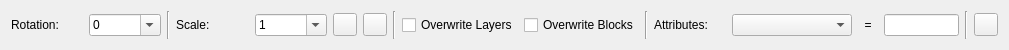
<?xml version="1.0" encoding="UTF-8"?>
<ui version="4.0">
 <class>InsertBlockItem</class>
 <widget class="QWidget" name="InsertBlockItem">
  <property name="geometry">
   <rect>
    <x>0</x>
    <y>0</y>
    <width>1009</width>
    <height>50</height>
   </rect>
  </property>
  <layout class="QHBoxLayout" name="horizontalLayout">
   <item>
    <widget class="QLabel" name="label_2">
     <property name="text">
      <string>Rotation:</string>
     </property>
     <property name="buddy">
      <cstring>Rotation</cstring>
     </property>
    </widget>
   </item>
   <item>
    <widget class="RMathComboBox" name="Rotation">
     <property name="minimumSize">
      <size>
       <width>50</width>
       <height>0</height>
      </size>
     </property>
     <property name="maximumSize">
      <size>
       <width>75</width>
       <height>16777215</height>
      </size>
     </property>
     <property name="toolTip">
      <string>Rotate pasted entities&lt;br&gt;by this angle</string>
     </property>
     <property name="editable">
      <bool>true</bool>
     </property>
     <property name="angle" stdset="0">
      <bool>true</bool>
     </property>
     <item>
      <property name="text">
       <string notr="true">0</string>
      </property>
     </item>
     <item>
      <property name="text">
       <string notr="true">15</string>
      </property>
     </item>
     <item>
      <property name="text">
       <string notr="true">30</string>
      </property>
     </item>
     <item>
      <property name="text">
       <string notr="true">45</string>
      </property>
     </item>
     <item>
      <property name="text">
       <string notr="true">60</string>
      </property>
     </item>
     <item>
      <property name="text">
       <string notr="true">90</string>
      </property>
     </item>
     <item>
      <property name="text">
       <string notr="true">120</string>
      </property>
     </item>
     <item>
      <property name="text">
       <string notr="true">135</string>
      </property>
     </item>
     <item>
      <property name="text">
       <string notr="true">150</string>
      </property>
     </item>
     <item>
      <property name="text">
       <string notr="true">180</string>
      </property>
     </item>
     <item>
      <property name="text">
       <string notr="true">210</string>
      </property>
     </item>
     <item>
      <property name="text">
       <string notr="true">225</string>
      </property>
     </item>
     <item>
      <property name="text">
       <string notr="true">240</string>
      </property>
     </item>
     <item>
      <property name="text">
       <string notr="true">270</string>
      </property>
     </item>
     <item>
      <property name="text">
       <string notr="true">300</string>
      </property>
     </item>
     <item>
      <property name="text">
       <string notr="true">315</string>
      </property>
     </item>
     <item>
      <property name="text">
       <string notr="true">330</string>
      </property>
     </item>
     <item>
      <property name="text">
       <string notr="true">345</string>
      </property>
     </item>
    </widget>
   </item>
   <item>
    <widget class="Line" name="line_2">
     <property name="orientation">
      <enum>Qt::Vertical</enum>
     </property>
    </widget>
   </item>
   <item>
    <widget class="QLabel" name="label">
     <property name="text">
      <string>Scale:</string>
     </property>
     <property name="buddy">
      <cstring>Scale</cstring>
     </property>
    </widget>
   </item>
   <item>
    <widget class="RMathComboBox" name="Scale">
     <property name="minimumSize">
      <size>
       <width>50</width>
       <height>0</height>
      </size>
     </property>
     <property name="maximumSize">
      <size>
       <width>75</width>
       <height>16777215</height>
      </size>
     </property>
     <property name="toolTip">
      <string>Scale pasted entities&lt;br&gt;by this factor</string>
     </property>
     <property name="editable">
      <bool>true</bool>
     </property>
     <item>
      <property name="text">
       <string notr="true">1</string>
      </property>
     </item>
     <item>
      <property name="text">
       <string notr="true">1/2</string>
      </property>
     </item>
     <item>
      <property name="text">
       <string notr="true">1/3</string>
      </property>
     </item>
     <item>
      <property name="text">
       <string notr="true">1/4</string>
      </property>
     </item>
     <item>
      <property name="text">
       <string notr="true">1/5</string>
      </property>
     </item>
     <item>
      <property name="text">
       <string notr="true">1/10</string>
      </property>
     </item>
     <item>
      <property name="text">
       <string notr="true">2</string>
      </property>
     </item>
     <item>
      <property name="text">
       <string notr="true">3</string>
      </property>
     </item>
     <item>
      <property name="text">
       <string notr="true">4</string>
      </property>
     </item>
     <item>
      <property name="text">
       <string notr="true">5</string>
      </property>
     </item>
     <item>
      <property name="text">
       <string notr="true">10</string>
      </property>
     </item>
    </widget>
   </item>
   <item>
    <widget class="QToolButton" name="FlipHorizontal">
     <property name="toolTip">
      <string>Flip pasted entities&lt;br&gt;horizontally</string>
     </property>
     <property name="icon">
      <iconset>
       <normaloff>FlipHorizontal.svg</normaloff>FlipHorizontal.svg</iconset>
     </property>
     <property name="checkable">
      <bool>true</bool>
     </property>
    </widget>
   </item>
   <item>
    <widget class="QToolButton" name="FlipVertical">
     <property name="toolTip">
      <string>Flip pasted entities&lt;br&gt;vertically</string>
     </property>
     <property name="icon">
      <iconset>
       <normaloff>FlipVertical.svg</normaloff>FlipVertical.svg</iconset>
     </property>
     <property name="checkable">
      <bool>true</bool>
     </property>
    </widget>
   </item>
   <item>
    <widget class="Line" name="line_3">
     <property name="orientation">
      <enum>Qt::Vertical</enum>
     </property>
    </widget>
   </item>
   <item>
    <widget class="QCheckBox" name="OverwriteLayers">
     <property name="toolTip">
      <string>Overwrite existing layers&lt;br&gt;in drawing with&lt;br&gt;layers from clipboard</string>
     </property>
     <property name="text">
      <string>Overwrite Layers</string>
     </property>
    </widget>
   </item>
   <item>
    <widget class="QCheckBox" name="OverwriteBlocks">
     <property name="toolTip">
      <string>Overwrite existing blocks&lt;br&gt;in drawing with&lt;br&gt;blocks from clipboard</string>
     </property>
     <property name="text">
      <string>Overwrite Blocks</string>
     </property>
    </widget>
   </item>
   <item>
    <widget class="Line" name="line">
     <property name="orientation">
      <enum>Qt::Vertical</enum>
     </property>
    </widget>
   </item>
   <item>
    <widget class="QLabel" name="AttributeLabel">
     <property name="text">
      <string notr="true">Attributes:</string>
     </property>
     <property name="buddy">
      <cstring>AttributeTag</cstring>
     </property>
    </widget>
   </item>
   <item>
    <widget class="QComboBox" name="AttributeTag">
     <property name="minimumSize">
      <size>
       <width>120</width>
       <height>0</height>
      </size>
     </property>
     <property name="maximumSize">
      <size>
       <width>120</width>
       <height>16777215</height>
      </size>
     </property>
    </widget>
   </item>
   <item>
    <widget class="QLabel" name="AttributeEqualLabel">
     <property name="maximumSize">
      <size>
       <width>20</width>
       <height>16777215</height>
      </size>
     </property>
     <property name="text">
      <string notr="true">=</string>
     </property>
     <property name="alignment">
      <set>Qt::AlignCenter</set>
     </property>
     <property name="buddy">
      <cstring>AttributeValue</cstring>
     </property>
    </widget>
   </item>
   <item>
    <widget class="QLineEdit" name="AttributeValue">
     <property name="minimumSize">
      <size>
       <width>50</width>
       <height>0</height>
      </size>
     </property>
     <property name="maximumSize">
      <size>
       <width>75</width>
       <height>16777215</height>
      </size>
     </property>
    </widget>
   </item>
   <item>
    <widget class="Line" name="AttributeSeparator">
     <property name="orientation">
      <enum>Qt::Vertical</enum>
     </property>
    </widget>
   </item>
   <item>
    <widget class="QToolButton" name="Reset">
    </widget>
   </item>
  </layout>
 </widget>
 <customwidgets>
  <customwidget>
   <class>RMathComboBox</class>
   <extends>QComboBox</extends>
   <header>RMathComboBox.h</header>
  </customwidget>
 </customwidgets>
 <resources/>
 <connections/>
</ui>
